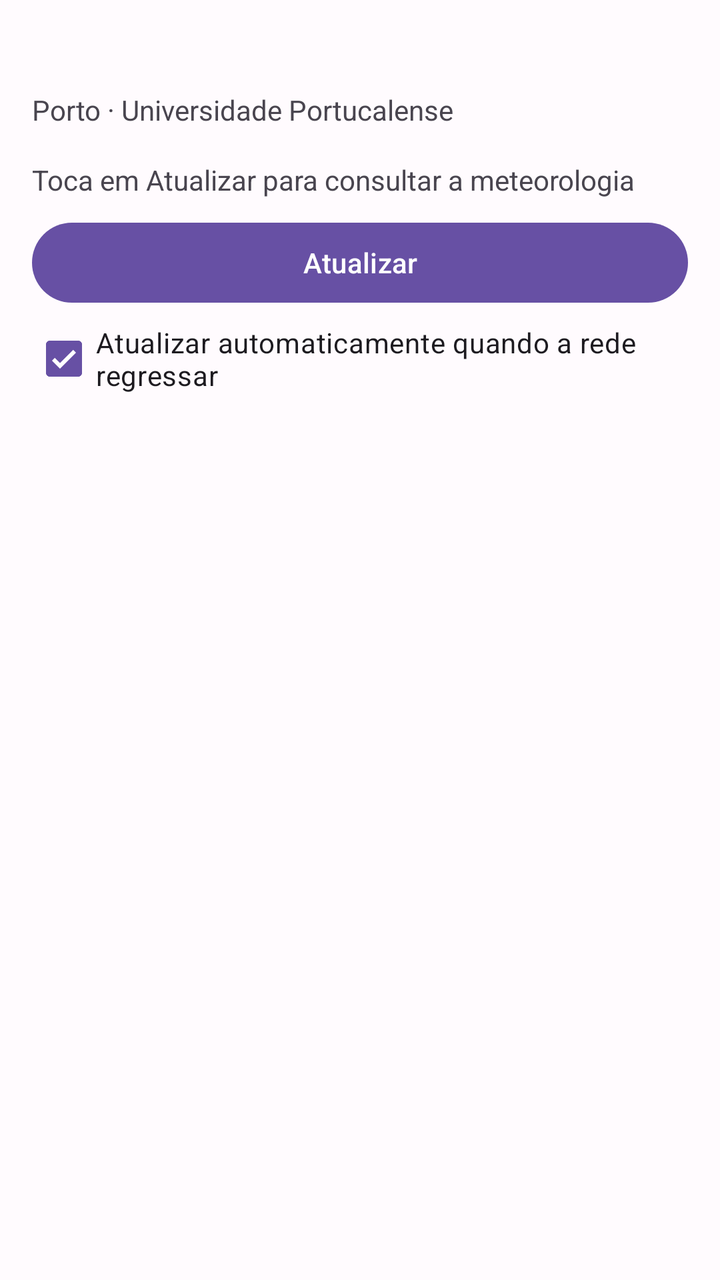
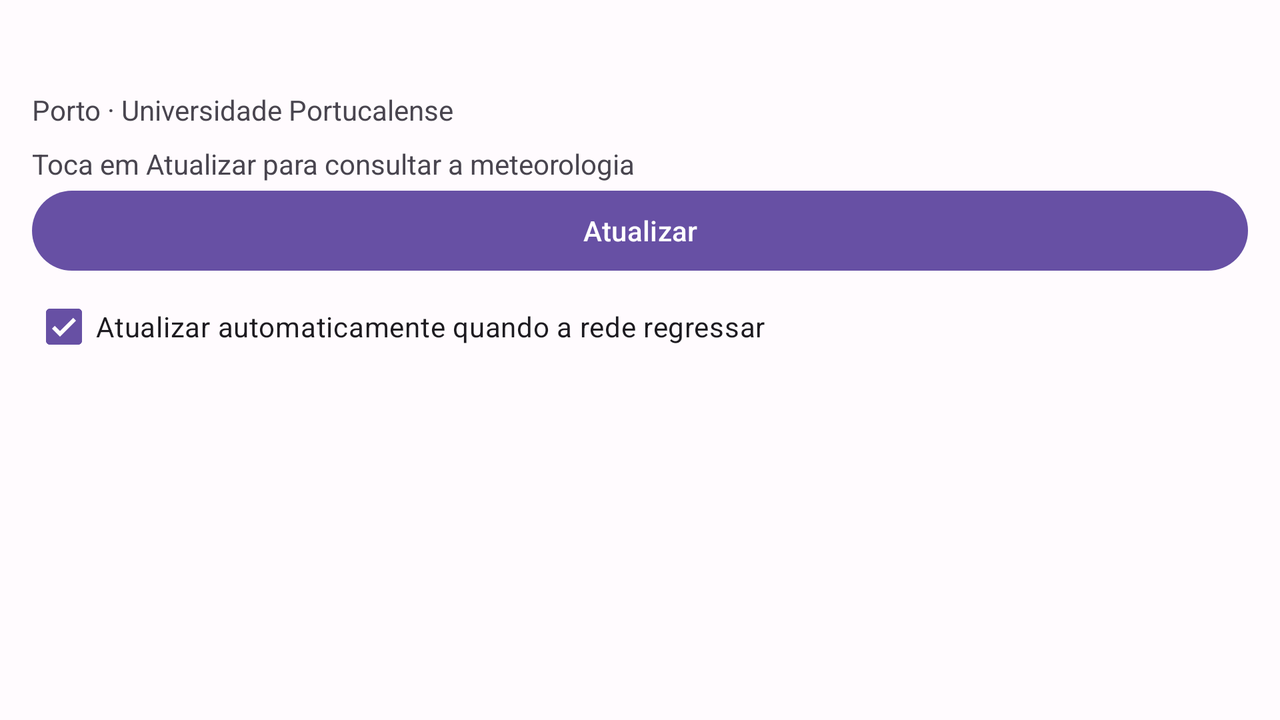

An Android layout and its configuration variant, each rendered on a device that would load it. The default file and the variant file are quoted in full after the pictures.
<!-- AndroidManifest.xml: application theme Theme.UPTStudentHub -->
<!-- res/layout/activity_weather.xml -->
<?xml version="1.0" encoding="utf-8"?>
<LinearLayout xmlns:android="http://schemas.android.com/apk/res/android"
    android:layout_width="match_parent"
    android:layout_height="match_parent"
    android:fitsSystemWindows="true"
    android:orientation="vertical">
    
    <TextView
        android:id="@+id/tvOffline"
        android:layout_width="match_parent"
        android:layout_height="wrap_content"
        android:background="?attr/colorErrorContainer"
        android:gravity="center"
        android:minHeight="@dimen/touch_target"
        android:text="@string/banner_offline"
        android:textColor="?attr/colorOnErrorContainer"
        android:visibility="gone" />
    <LinearLayout
        android:layout_width="match_parent"
        android:layout_height="match_parent"
        android:orientation="vertical"
        android:padding="@dimen/spacing_m">
        <TextView
            android:id="@+id/tvGreeting"
            android:layout_width="match_parent"
            android:layout_height="wrap_content"
            android:textAppearance="?attr/textAppearanceTitleLarge" />
        <TextView
            android:layout_width="match_parent"
            android:layout_height="wrap_content"
            android:text="@string/weather_location" />
        
        <LinearLayout
            android:id="@+id/weatherCard"
            android:layout_width="match_parent"
            android:layout_height="wrap_content"
            android:layout_marginTop="@dimen/spacing_m"
            android:background="@color/weather_card"
            android:orientation="vertical"
            android:padding="@dimen/spacing_m"
            android:visibility="gone">
            <TextView
                android:id="@+id/tvTemperature"
                android:layout_width="wrap_content"
                android:layout_height="wrap_content"
                android:textAppearance="?attr/textAppearanceDisplaySmall"
                android:textColor="@color/weather_on_card" />
            <TextView
                android:id="@+id/tvDescription"
                android:layout_width="wrap_content"
                android:layout_height="wrap_content"
                android:textAppearance="?attr/textAppearanceTitleMedium"
                android:textColor="@color/weather_on_card" />
            <TextView
                android:id="@+id/tvHumidity"
                android:layout_width="wrap_content"
                android:layout_height="wrap_content"
                android:layout_marginTop="@dimen/spacing_s"
                android:textColor="@color/weather_on_card" />
            <TextView
                android:id="@+id/tvWind"
                android:layout_width="wrap_content"
                android:layout_height="wrap_content"
                android:textColor="@color/weather_on_card" />
        </LinearLayout>

        <TextView
            android:id="@+id/tvWeatherStatus"
            android:layout_width="match_parent"
            android:layout_height="wrap_content"
            android:layout_marginTop="@dimen/spacing_m"
            android:text="@string/status_weather_idle" />

        <ProgressBar
            android:id="@+id/progressLoading"
            android:layout_width="@dimen/touch_target"
            android:layout_height="@dimen/touch_target"
            android:layout_marginTop="@dimen/spacing_s"
            android:contentDescription="@string/cd_weather_progress"
            android:indeterminate="true"
            android:visibility="gone" />
        <Button
            android:id="@+id/btnRefresh"
            android:layout_width="match_parent"
            android:layout_height="wrap_content"
            android:layout_marginTop="@dimen/spacing_s"
            android:minHeight="@dimen/touch_target"
            android:text="@string/btn_refresh" />
        <CheckBox
            android:id="@+id/cbAutoRefresh"
            android:layout_width="match_parent"
            android:layout_height="wrap_content"
            android:checked="true"
            android:minHeight="@dimen/touch_target"
            android:text="@string/cb_auto_refresh" />
    </LinearLayout>
</LinearLayout>
<!-- resources referenced by this layout -->
<resources>
  <color name="weather_card">#7C99DC</color>
  <color name="weather_on_card">#002B55</color>
  <dimen name="spacing_m">16dp</dimen>
  <dimen name="spacing_s">8dp</dimen>
  <dimen name="touch_target">48dp</dimen>
  <string name="banner_offline">Sem ligação à rede</string>
  <string name="btn_refresh">Atualizar</string>
  <string name="cb_auto_refresh">Atualizar automaticamente quando a rede regressar</string>
  <string name="cd_weather_progress">A carregar dados meteorológicos</string>
  <string name="status_weather_idle">Toca em Atualizar para consultar a meteorologia</string>
  <string name="weather_location">Porto · Universidade Portucalense</string>
  <style name="Theme.UPTStudentHub" parent="Base.Theme.UPTStudentHub" />
  <!-- from res/values-v27/ -->
  <style name="Base.Theme.UPTStudentHub" parent="Common.Theme.UPTStudentHub">
          <item name="android:windowLightStatusBar">true</item>
          <item name="android:windowLightNavigationBar">true</item>
          <item name="android:navigationBarColor">@color/app_surface</item>
      </style>
  <style name="Common.Theme.UPTStudentHub" parent="Theme.Material3.DayNight">
          <item name="colorPrimary">@color/app_primary</item>
          <item name="colorOnPrimary">@color/app_on_primary</item>
          <item name="colorPrimaryContainer">@color/app_primary_container</item>
          <item name="colorOnPrimaryContainer">@color/app_on_primary_container</item>
          <item name="colorSecondary">@color/app_secondary</item>
          <item name="colorOnSecondary">@color/app_on_secondary</item>
          <item name="colorSecondaryContainer">@color/app_secondary_container</item>
          <item name="colorOnSecondaryContainer">@color/app_on_secondary_container</item>
          <item name="colorSurface">@color/app_surface</item>
          <item name="colorOnSurface">@color/app_on_surface</item>
          <item name="colorSurfaceVariant">@color/app_surface_variant</item>
          <item name="colorOnSurfaceVariant">@color/app_on_surface_variant</item>
          <item name="colorOutline">@color/app_outline</item>
          <item name="colorError">@color/app_error</item>
          <item name="colorOnError">@color/app_on_error</item>
          <item name="colorErrorContainer">@color/app_error_container</item>
          <item name="colorOnErrorContainer">@color/app_on_error_container</item>
          <item name="android:colorBackground">@color/app_surface</item>
          <item name="android:windowBackground">@color/app_surface</item>
          <item name="colorOnBackground">@color/app_on_surface</item>
          <item name="android:statusBarColor">@color/app_surface</item>
          <item name="android:navigationBarColor">@color/app_legacy_navigation</item>
      </style>
  <color name="app_surface">#FFFBFE</color>
  <color name="app_primary">#6750A4</color>
  <color name="app_on_primary">#FFFFFF</color>
  <color name="app_primary_container">#EADDFF</color>
  <color name="app_on_primary_container">#21005D</color>
  <color name="app_secondary">#625B71</color>
  <color name="app_on_secondary">#FFFFFF</color>
  <color name="app_secondary_container">#E8DEF8</color>
  <color name="app_on_secondary_container">#1D192B</color>
  <color name="app_on_surface">#1C1B1F</color>
  <color name="app_surface_variant">#E7E0EC</color>
  <color name="app_on_surface_variant">#49454F</color>
  <color name="app_outline">#79747E</color>
  <color name="app_error">#B3261E</color>
  <color name="app_on_error">#FFFFFF</color>
  <color name="app_error_container">#F9DEDC</color>
  <color name="app_on_error_container">#410E0B</color>
  <color name="app_legacy_navigation">#1C1B1F</color>
</resources>
<!-- res/layout-land/activity_weather.xml (the repository's variant of the layout above) -->
<!-- drawn on the phone turned sideways -->
<?xml version="1.0" encoding="utf-8"?>
<LinearLayout xmlns:android="http://schemas.android.com/apk/res/android"
    android:layout_width="match_parent"
    android:layout_height="match_parent"
    android:fitsSystemWindows="true"
    android:orientation="vertical">
    <TextView
        android:id="@+id/tvOffline"
        android:layout_width="match_parent"
        android:layout_height="wrap_content"
        android:background="?attr/colorErrorContainer"
        android:gravity="center"
        android:minHeight="@dimen/touch_target"
        android:text="@string/banner_offline"
        android:textColor="?attr/colorOnErrorContainer"
        android:visibility="gone" />
    <LinearLayout
        android:id="@+id/landRow"
        android:layout_width="match_parent"
        android:layout_height="match_parent"
        android:baselineAligned="false"
        android:orientation="horizontal"
        android:padding="@dimen/spacing_m">
        
        <LinearLayout
            android:layout_width="0dp"
            android:layout_height="wrap_content"
            android:layout_weight="1"
            android:orientation="vertical">
            <TextView
                android:id="@+id/tvGreeting"
                android:layout_width="match_parent"
                android:layout_height="wrap_content"
                android:textAppearance="?attr/textAppearanceTitleLarge" />
            <TextView
                android:layout_width="match_parent"
                android:layout_height="wrap_content"
                android:text="@string/weather_location" />
            <TextView
                android:id="@+id/tvWeatherStatus"
                android:layout_width="match_parent"
                android:layout_height="wrap_content"
                android:layout_marginTop="@dimen/spacing_s"
                android:text="@string/status_weather_idle" />
            <ProgressBar
                android:id="@+id/progressLoading"
                android:layout_width="@dimen/touch_target"
                android:layout_height="@dimen/touch_target"
                android:contentDescription="@string/cd_weather_progress"
                android:indeterminate="true"
                android:visibility="gone" />
            <Button
                android:id="@+id/btnRefresh"
                android:layout_width="match_parent"
                android:layout_height="wrap_content"
                android:minHeight="@dimen/touch_target"
                android:text="@string/btn_refresh" />
            <CheckBox
                android:id="@+id/cbAutoRefresh"
                android:layout_width="match_parent"
                android:layout_height="wrap_content"
                android:checked="true"
                android:minHeight="@dimen/touch_target"
                android:text="@string/cb_auto_refresh" />
        </LinearLayout>
        
        <LinearLayout
            android:id="@+id/weatherCard"
            android:layout_width="0dp"
            android:layout_height="wrap_content"
            android:layout_marginStart="@dimen/spacing_m"
            android:layout_weight="1"
            android:background="@color/weather_card"
            android:orientation="vertical"
            android:padding="@dimen/spacing_m"
            android:visibility="gone">
            <TextView
                android:id="@+id/tvTemperature"
                android:layout_width="wrap_content"
                android:layout_height="wrap_content"
                android:textAppearance="?attr/textAppearanceDisplaySmall"
                android:textColor="@color/weather_on_card" />
            <TextView
                android:id="@+id/tvDescription"
                android:layout_width="wrap_content"
                android:layout_height="wrap_content"
                android:textAppearance="?attr/textAppearanceTitleMedium"
                android:textColor="@color/weather_on_card" />
            <TextView
                android:id="@+id/tvHumidity"
                android:layout_width="wrap_content"
                android:layout_height="wrap_content"
                android:layout_marginTop="@dimen/spacing_s"
                android:textColor="@color/weather_on_card" />
            <TextView
                android:id="@+id/tvWind"
                android:layout_width="wrap_content"
                android:layout_height="wrap_content"
                android:textColor="@color/weather_on_card" />
        </LinearLayout>
    </LinearLayout>
</LinearLayout>
